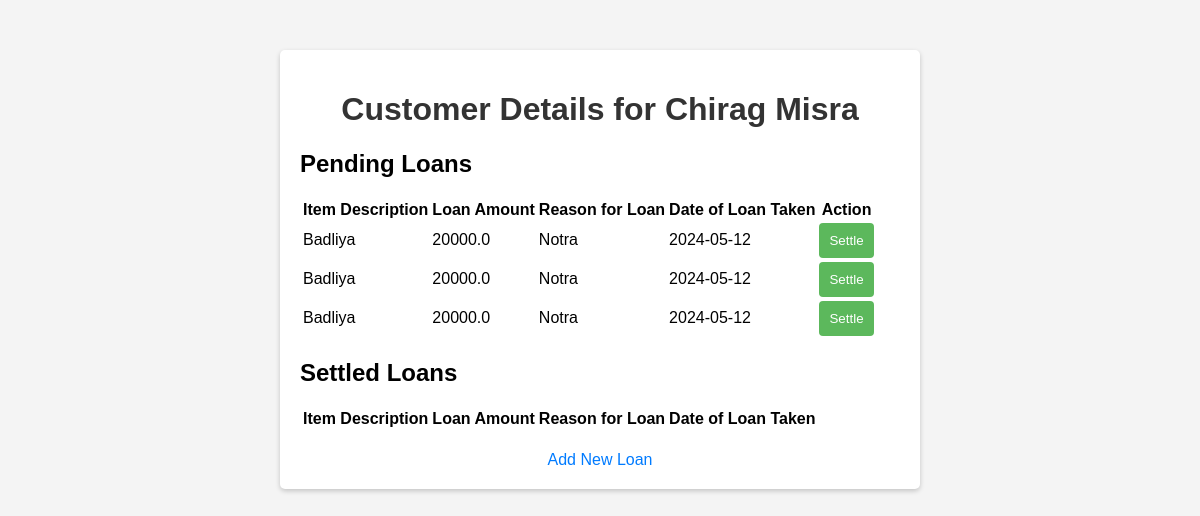
Before: /view_customer/123 with the older database file.
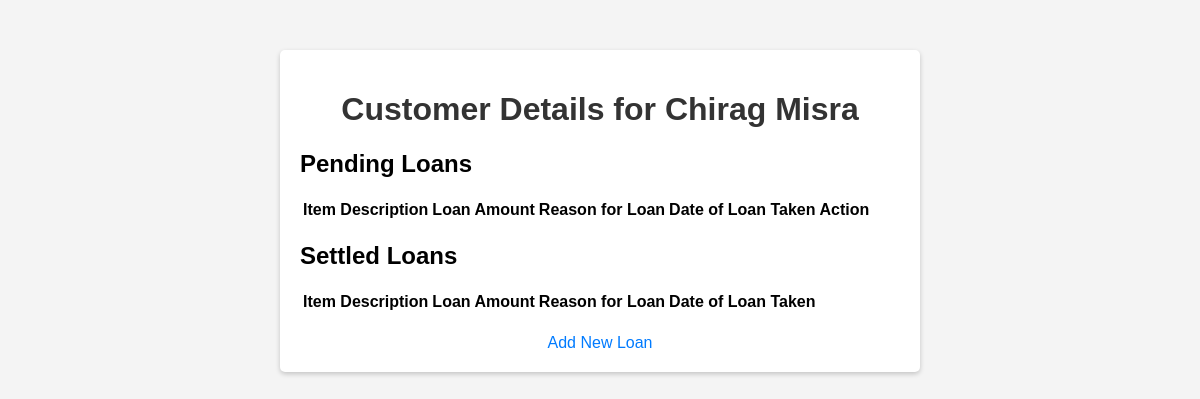
After: the same page with the newer database file.
### app.py (models this page shows)
class Customer(db.Model):
    customer_id = db.Column(db.String(100), primary_key=True, unique=True, nullable=False)  # Unique customer ID
    first_name = db.Column(db.String(100), nullable=False)
    last_name = db.Column(db.String(100), nullable=False)
    city = db.Column(db.String(100), nullable=False)
    mobile_number = db.Column(db.String(15), nullable=False)
    notes = db.Column(db.Text, nullable=True)
    date_created = db.Column(db.DateTime, default=datetime.utcnow)
    collaterals = db.relationship('Collateral', backref='owner', lazy=True)

class Collateral(db.Model):
    customer_id = db.Column(db.String(100), db.ForeignKey('customer.customer_id'), primary_key=True)
    loan_id = db.Column(db.Integer, primary_key=True)  # Unique loan ID for each customer
    item_description = db.Column(db.String(200), nullable=False)
    loan_amount = db.Column(db.Float, nullable=False)
    reason_for_loan = db.Column(db.String(200), nullable=False)
    date_of_loan_taken = db.Column(db.DateTime, nullable=False)
    interest_rate = db.Column(db.Float, default=2.5)
    payment_status = db.Column(db.String(20), default='Pending')

### app.py (the view)
@app.route('/view_customer/<customer_id>')
def view_customer(customer_id):
    customer = Customer.query.get_or_404(customer_id)
    pending_items = Collateral.query.filter_by(customer_id=customer_id, payment_status='Pending').all()
    settled_items = Collateral.query.filter_by(customer_id=customer_id, payment_status='Settled').all()
    return render_template('view_customer.html', customer=customer, pending_items=pending_items,
                           settled_items=settled_items)

### templates/view_customer.html (shortened to what this page needs)
<!DOCTYPE html>
<html lang="en">
<head>
    <link rel="stylesheet" href="{{ url_for('static', filename='style.css') }}">
</head>
<body>
<div class="container">
    <h1>Customer Details for {{ customer.first_name }} {{ customer.last_name }}</h1>
    <h2>Pending Loans</h2>
    <table>
        <thead>
        <tr>
            <th>Item Description</th>
            <th>Loan Amount</th>
            <th>Reason for Loan</th>
            <th>Date of Loan Taken</th>
            <th>Action</th>
        </tr>
        </thead>
        <tbody>
        {% for item in pending_items %}
        <tr>
            <td>{{ item.item_description }}</td>
            <td>{{ item.loan_amount }}</td>
            <td>{{ item.reason_for_loan }}</td>
            <td>{{ item.date_of_loan_taken.strftime('%Y-%m-%d') }}</td>
            <td>
                <form method="POST"
                      action="{{ url_for('settle_collateral', customer_id=customer.customer_id, loan_id=item.loan_id) }}">
                    <button type="submit">Settle</button>
                </form>
            </td>
        </tr>
        {% endfor %}
        </tbody>
    </table>
    <h2>Settled Loans</h2>
    <table>
        <thead>
        <tr>
            <th>Item Description</th>
            <th>Loan Amount</th>
            <th>Reason for Loan</th>
            <th>Date of Loan Taken</th>
        </tr>
        </thead>
    </table>
    <a href="{{ url_for('add_loan', customer_id=customer.customer_id) }}">Add New Loan</a>
</div>
</body>
</html>

### static/style.css (style rules this page uses)
body { font-family: Arial, sans-serif; background-color: #f4f4f4; margin: 0; padding: 0; }
.container { width: 80%; max-width: 600px; margin: 50px auto; background: white; padding: 20px; border-radius: 5px; box-shadow: 0 2px 5px rgba(0,0,0,0.2); }
h1 { text-align: center; color: #333; }
a { display: block; text-align: center; margin-top: 20px; color: #007bff; text-decoration: none; }

Changed rows visible on the page:
removed Collateral: item_description "Badliya", loan_amount "20000.0", reason_for_loan "Notra", date_of_loan_taken "2024-05-12"
removed Collateral: item_description "Badliya", loan_amount "20000.0", reason_for_loan "Notra", date_of_loan_taken "2024-05-12"
removed Collateral: item_description "Badliya", loan_amount "20000.0", reason_for_loan "Notra", date_of_loan_taken "2024-05-12"
